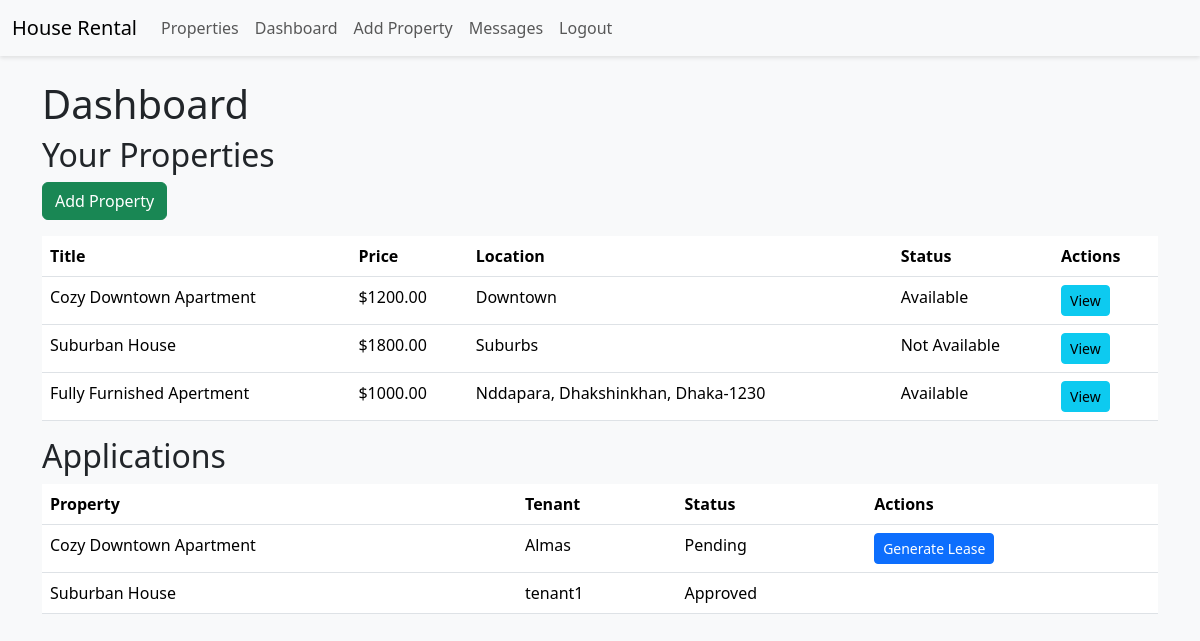
The app's page /dashboard/ (signed in) with its own data.
### properties/models.py (models this page shows, shortened)
class Property(models.Model):
    owner = models.ForeignKey(CustomUser, on_delete=models.CASCADE, related_name='properties')
    title = models.CharField(max_length=200)
    description = models.TextField()
    price = models.DecimalField(max_digits=10, decimal_places=2, validators=[MinValueValidator(0)])
    bedrooms = models.IntegerField(validators=[MinValueValidator(0)])
    location = models.CharField(max_length=200)
    image = models.ImageField(upload_to='properties/', blank=True, null=True)
    created_at = models.DateTimeField(auto_now_add=True)
    is_available = models.BooleanField(default=True)

class Application(models.Model):
    tenant = models.ForeignKey(CustomUser, on_delete=models.CASCADE, related_name='applications')
    property = models.ForeignKey(Property, on_delete=models.CASCADE, related_name='applications')
    status = models.CharField(max_length=20, choices=(
        ('pending', 'Pending'),
        ('approved', 'Approved'),
        ('rejected', 'Rejected'),
    ), default='pending')
    applied_at = models.DateTimeField(auto_now_add=True)

### users/models.py (models this page shows, shortened)
class CustomUser(AbstractUser):
    ROLE_CHOICES = (
        ('landlord', 'Landlord'),
        ('tenant', 'Tenant'),
        ('admin', 'Admin'),
    )
    role = models.CharField(max_length=20, choices=ROLE_CHOICES, default='tenant')
    phone = models.CharField(max_length=15, blank=True)

### properties/views.py (the view)
# urls.py: path('dashboard/', views.landlord_dashboard, name='landlord_dashboard'),
@login_required
def landlord_dashboard(request):
    if request.user.role != 'landlord':
        return redirect('property_list')
    properties = Property.objects.filter(owner=request.user)
    applications = Application.objects.filter(property__owner=request.user)
    return render(request, 'users/dashboard.html', {'properties': properties, 'applications': applications})

### users/templates/users/dashboard.html
{% extends 'base.html' %}
{% block content %}
<h1>Dashboard</h1>
{% if user.role == 'landlord' %}
    <h2>Your Properties</h2>
    <a href="{% url 'create_property' %}" class="btn btn-success mb-3">Add Property</a>
    <table class="table">
        <thead>
            <tr>
                <th>Title</th>
                <th>Price</th>
                <th>Location</th>
                <th>Status</th>
                <th>Actions</th>
            </tr>
        </thead>
        <tbody>
            {% for property in properties %}
                <tr>
                    <td>{{ property.title }}</td>
                    <td>${{ property.price }}</td>
                    <td>{{ property.location }}</td>
                    <td>{{ property.is_available|yesno:"Available,Not Available" }}</td>
                    <td>
                        <a href="{% url 'property_detail' property.pk %}" class="btn btn-sm btn-info">View</a>
                    </td>
                </tr>
            {% endfor %}
        </tbody>
    </table>
    <h2>Applications</h2>
    <table class="table">
        <thead>
            <tr>
                <th>Property</th>
                <th>Tenant</th>
                <th>Status</th>
                <th>Actions</th>
            </tr>
        </thead>
        <tbody>
            {% for application in applications %}
                <tr>
                    <td>{{ application.property.title }}</td>
                    <td>{{ application.tenant.username }}</td>
                    <td>{{ application.status|title }}</td>
                    <td>
                        {% if application.status == 'pending' %}
                            <a href="{% url 'generate_lease' application.id %}" class="btn btn-sm btn-primary">Generate Lease</a>
                        {% endif %}
                    </td>
                </tr>
            {% endfor %}
        </tbody>
    </table>
{% else %}
    <p>Welcome, {{ user.username }}!</p>
{% endif %}
{% endblock %}

### static/css/style.css (style rules this page uses)
body { background-color: #f8f9fa; }

### records on screen
Property: title "Cozy Downtown Apartment", price "1200.00", location "Downtown", is_available "Available"
Property: title "Suburban House", price "1800.00", location "Suburbs", is_available "Not Available"
Property: title "Fully Furnished Apertment", price "1000.00", location "Nddapara, Dhakshinkhan, Dhaka-1230", is_available "Available"
Application: property "Cozy Downtown Apartment", tenant.username "Almas", status "Pending", shows "Generate Lease"
Application: property "Suburban House", tenant.username "tenant1", status "Approved"
